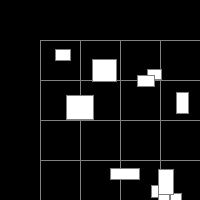
Frame 1 (no input)
Frame 60 (the mouse pressed at the canvas centre just before this capture): identical to frame 1, image omitted
Frame 120 (the mouse held since frame 60 and released just before this capture): identical to frame 1, image omitted

The Processing sketch that drew this single still picture (run headless with seeded random() and noise(); from frame 60 on, the mouse is pressed at the canvas centre):

// Processing sketch: MouseScrolling
// ── MouseScrolling.pde
/**
 *
 */
PGraphics bg;
ArrayList<Quad> qlist;
PVector mouseScroll;
int SCROLL_SPEED = 5;
int SCREEN_MARGIN = 40;

void setup() {
  size(200, 200);
  mouseScroll = new PVector(0, 0);

  bg = createGraphics(400, 400);
  drawGrid();

  qlist = new ArrayList<Quad>();
  for (int i=0; i<50; i++) {
    float x = random(SCREEN_MARGIN, bg.width-SCREEN_MARGIN);
    float y = random(SCREEN_MARGIN, bg.height-SCREEN_MARGIN);
    float w = random(10, 30);
    float h = random(10, 30);
    qlist.add(new Quad(x, y, w, h));
  }
  drawbg();
}

void draw() {
  updateMouseScroll();
  background(0);
  image(bg, -mouseScroll.x, -mouseScroll.y);
  for (Quad q : qlist) {
    if (q.over(mouseScroll.x + mouseX, mouseScroll.y + mouseY)) {
      fill(255, 0, 0);
      rect(q.x - mouseScroll.x, q.y - mouseScroll.y, q.w, q.h);
      fill(255);
    }
  }
}

/**
 *
 */
void updateMouseScroll() {
  if (mouseX <= SCREEN_MARGIN) {
    mouseScroll.x = constrain(mouseScroll.x - SCROLL_SPEED, 0, bg.width-width);
  }
  if (mouseX >= width - SCREEN_MARGIN) {
    mouseScroll.x = constrain(mouseScroll.x + SCROLL_SPEED, 0, bg.width-width);
  }
  if (mouseY <= SCREEN_MARGIN) {
    mouseScroll.y = constrain(mouseScroll.y - SCROLL_SPEED, 0, bg.height-height);
  }
  if (mouseY >= height - SCREEN_MARGIN) {
    mouseScroll.y = constrain(mouseScroll.y + SCROLL_SPEED, 0, bg.height-height);
  }
}

/**
 *
 */
void drawGrid() {
  bg.beginDraw();
  bg.noFill();
  bg.stroke(128);
  bg.rect(SCREEN_MARGIN, SCREEN_MARGIN, bg.width-2*SCREEN_MARGIN, bg.height-2*SCREEN_MARGIN);
  for (int i=SCREEN_MARGIN; i<bg.width-SCREEN_MARGIN; i+=SCREEN_MARGIN) {
    bg.line(SCREEN_MARGIN, i, bg.width-SCREEN_MARGIN, i);
  }
  for (int i=SCREEN_MARGIN; i<bg.height-SCREEN_MARGIN; i+=SCREEN_MARGIN) {
    bg.line(i, SCREEN_MARGIN, i, bg.height-SCREEN_MARGIN);
  }
  bg.endDraw();
}

void drawbg() {
  bg.beginDraw();
  bg.fill(255);
  for (int i=0; i<qlist.size(); i++) {
    Quad q = qlist.get(i);
    bg.rect(q.x-mouseScroll.x, q.y-mouseScroll.y, q.w, q.h);
  }
  bg.endDraw();
}

/**
 * 
 */
class Quad {
  float x, y, w, h;
  Quad (float x_, float y_, float w_, float h_) {
    x=x_;
    y=y_;
    w=w_;
    h=h_;
  }
  boolean over(float mx, float my) {
    if (mx > x && mx < x+w) {
      if (my > y && my < y+h) {
        return true;
      }
    }
    return false;
  }
}
